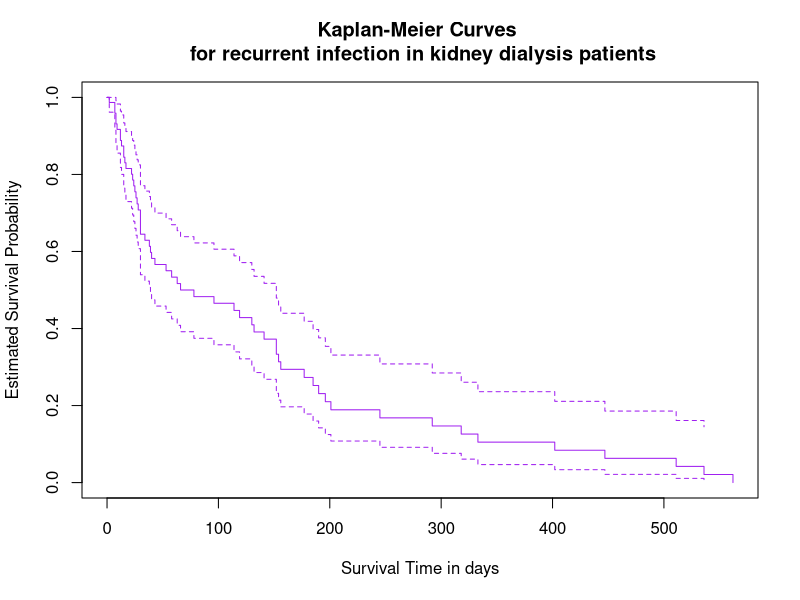
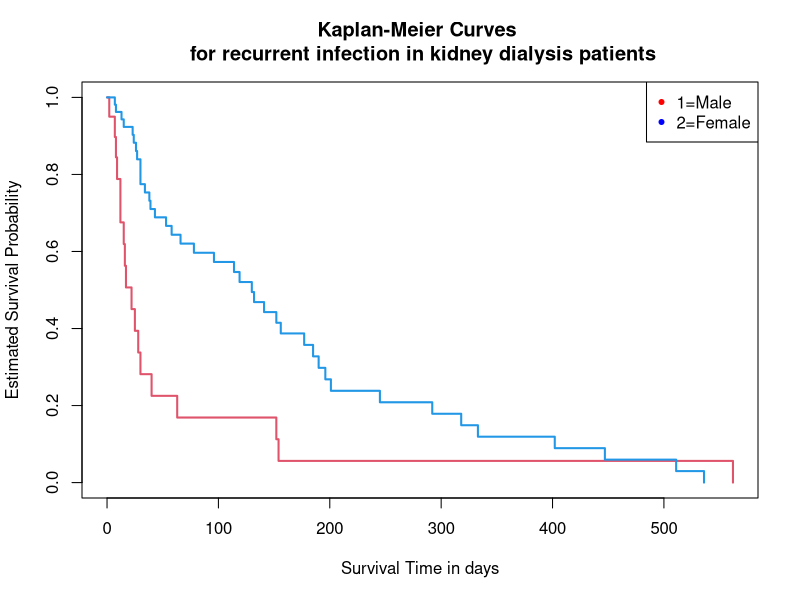
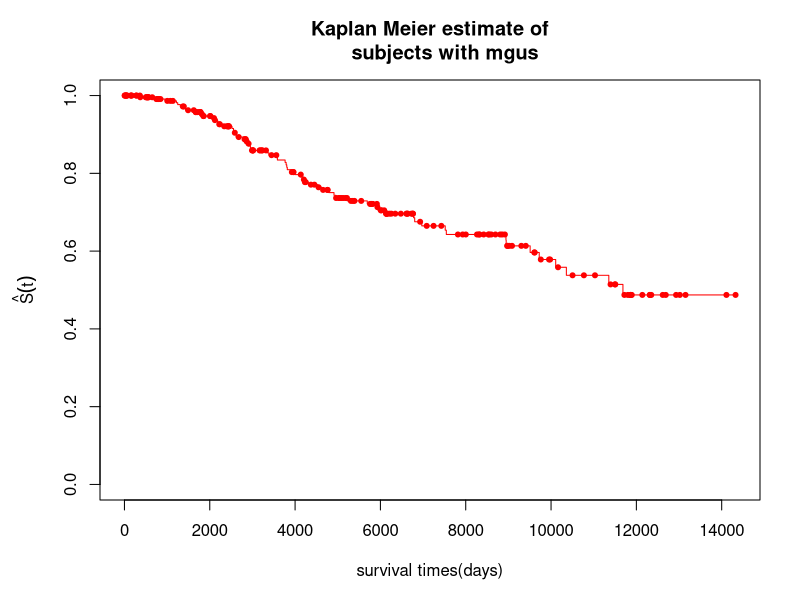
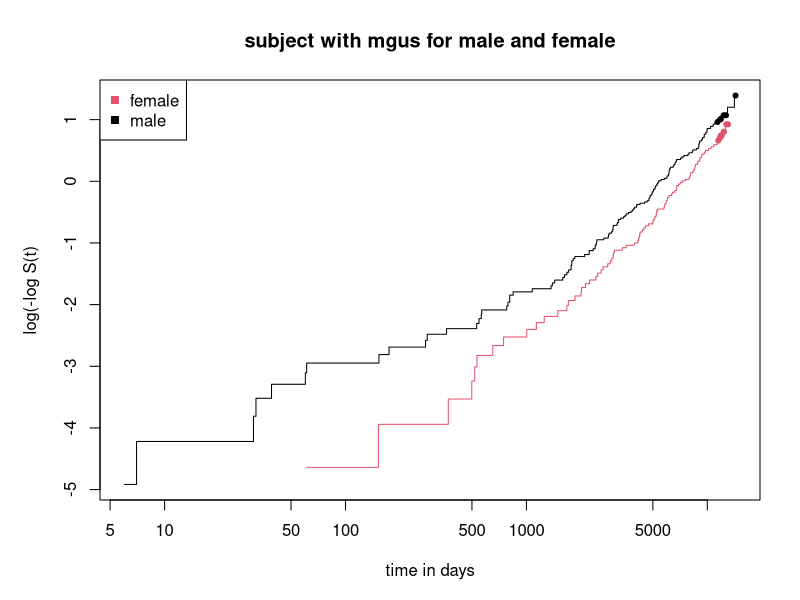
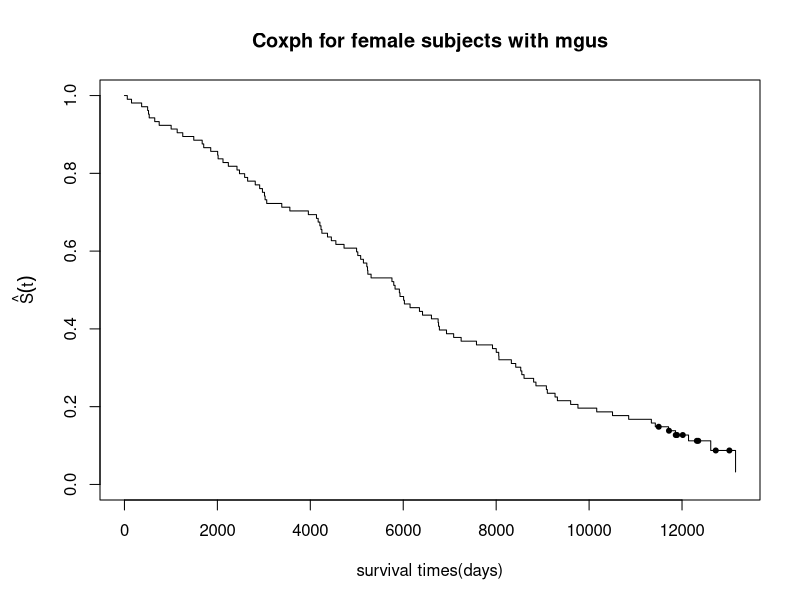
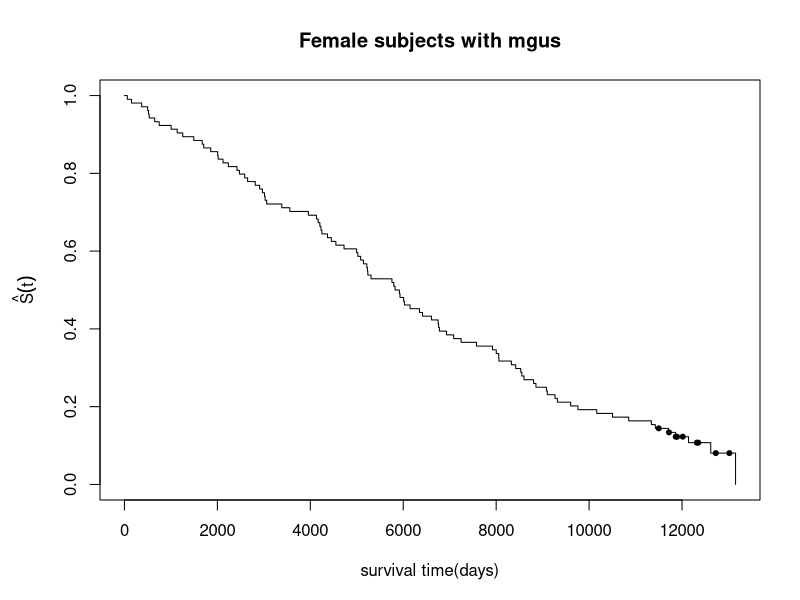

Here is the R script that generated these plots, in order:
## ---- chunk 1
#a)
library(survival)
data(kidney)
kidney.fit <- survfit(Surv(kidney$time,kidney$status) ~ 1)
plot(kidney.fit, main= "Kaplan-Meier Curves \n for recurrent infection in kidney dialysis patients",
     xlab = "Survival Time in days",
     ylab = "Estimated Survival Probability",
     conf.int = TRUE,col="purple"
     )
## ---- chunk 2
#b)
kidney.ft<- survdiff(Surv(kidney$time, kidney$status) ~ kidney$sex)
kidney.ft
## ---- chunk 3
#c)
sex <- as.factor(kidney$sex)
kidney.fit.sex <- survfit(Surv(kidney$time,kidney$status) ~ sex)
plot(kidney.fit.sex, main= "Kaplan-Meier Curves \n for recurrent infection in kidney dialysis patients",
     col=c(2,4),lwd=2,conf.int= FALSE, xlab = "Survival Time in days", ylab = "Estimated Survival Probability")
legend("topright",legend=c("1=Male","2=Female"),
       col=c("red","blue"),pch=20)
## ---- chunk 4
#d)
kidney.model <- coxph(Surv(kidney$time,kidney$status)~kidney$sex)
kidney.model
exp(confint(kidney.model,level=0.95))
## ---- chunk 5
#e)
male_gp <- kidney[kidney$sex==1,]
(male_gp.fit <- survfit(Surv(time,status)~1,data=male_gp))
boxplot.stats(male_gp$time)$out #outerliner
(male_42 <- kidney[42,])#data in row 42
male_row <- (which(kidney$sex==1))
male_row_42 <- male_row[male_row!=42]
male_gp_42 <- kidney[male_row_42,]
(male_gp_42.fit <- survfit(Surv(time,status)~1,data=male_gp_42))
kidney_42 <- kidney[kidney$time!=562,]
(kidney_42.fit<- coxph(Surv(time,status)~sex, data = kidney_42))
## ---- chunk 6
#a)
library(survival)
data(mgus)
mgus1 <- coxph(Surv(futime,death)~ sex, data=mgus)
mgus1
## ---- chunk 7
#b)
#include 'sex'
cox <- coxph(Surv(futime,death)~age+alb+creat+hgb+mspike+sex, data=mgus)
cox
#not include 'sex'
cox2 <- coxph(Surv(futime,death)~age+alb+creat+hgb+mspike, data=mgus)
cox2
#The first one is for null model where there is no covariate. The second one is what we need.
cox$loglik
#Compute the Likelihood Ratio
lrt <- 2*(cox$loglik[2]-cox2$loglik[2])
lrt
#Approximate p with the Chi-squared distribution
pchisq(lrt,df=1,lower.tail=FALSE)
## ---- chunk 8
#d)
cox3 <- coxph(Surv(futime,death)~ age+creat+hgb, data=mgus)
cox3
cox4 <- coxph(Surv(futime,death)~ age+creat, data=mgus)
cox4
## ---- chunk 9
#a)
mgus2 <- mgus
mgus2["time"] <- 0
mgus2["status"] <- 0

for (i in 1:dim(mgus2)[1]) {
  if(is.na(mgus2$pctime[i])){
    mgus2$time[i] <- mgus2$futime[i]
    mgus2$status[i] <- 0
    #indicate censord obs 
  }
  else{
    mgus2$time[i] <- mgus2$pctime[i]
    mgus2$status[i] <- 1
    #non-censord obs
  }
}

mgus3.ft <- survfit(Surv(time, status)~1, data = mgus2)
par(mar=c(5,5,4,2))
plot(mgus3.ft, main = "Kaplan Meier estimate of
     subjects with mgus",
     xlab = "survival times(days)",
     ylab = expression(hat(S)(t)),
     col = "red", mark.time = TRUE, mark = 20, conf.int = FALSE)
## ---- chunk 10
#b)
(mgus3b <- coxph(Surv(time,status)~mspike, data = mgus2))
## ---- chunk 11
#c)
mgus3c_1 <- coxph(Surv(time,status)~sex+age+alb+creat+hgb+mspike, data=mgus2)
mgus3c_1
mgus3c_2 <- coxph(Surv(time,status)~sex+age+alb+creat+hgb, data=mgus2)
mgus3c_2
#Compute the Likelihood Ratio
lrt <- 2*(mgus3c_1$loglik[2]-mgus3c_2$loglik[2])
lrt
#Approximate p with the Chi-squared distribution
pchisq(lrt,df=1,lower.tail=FALSE)
## ---- chunk 12
#4a
mgus4a.ft <- survfit(Surv(futime,death)~sex, data = mgus)
plot(mgus4a.ft, fun = "cloglog",
  main = "subject with mgus for male and female",
  xlab = "time in days", ylab = "log(-log S(t)",
  col=2:1, mark.time=TRUE, mark = 20)

legend("topleft", c("female","male"),pch = 15, col = 2:1)
## ---- chunk 13
#4b
mgus_female <- mgus[mgus$sex=="female",]
mgus_female_0 <- coxph(Surv(futime,death)~1, data = mgus_female)
par(mar=c(5,5,4,2))
plot(survfit(mgus_female_0),
     main = "Coxph for female subjects with mgus",
     xlab = "survival times(days)", ylab = expression(hat(S)(t)),
     mark.time = T, mark = 20, conf.int = FALSE)

par(mar=c(5,5,4,2))
mgus_female_fit <- survfit(Surv(futime,death)~1, data = mgus_female)
plot(mgus_female_fit, main = "Female subjects with mgus",
     xlab = "survival time(days)", ylab = expression(hat(S)(t)),
     mark.time = T, mark = 20, conf.int = FALSE)
## ---- chunk 14
#4c
cox.zph(mgus1, global = FALSE)
